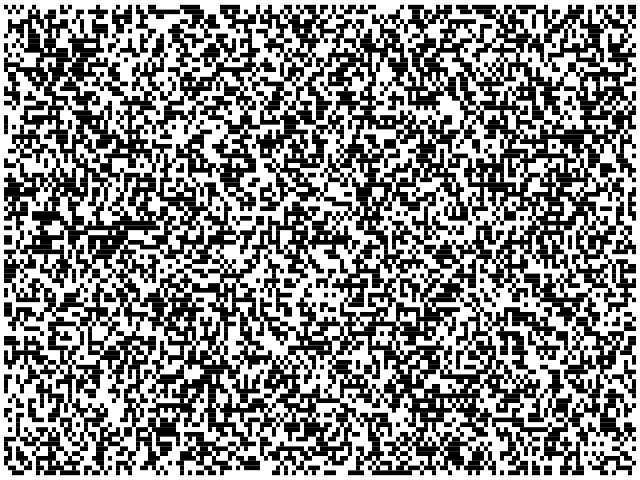
Frame 1 (no input)
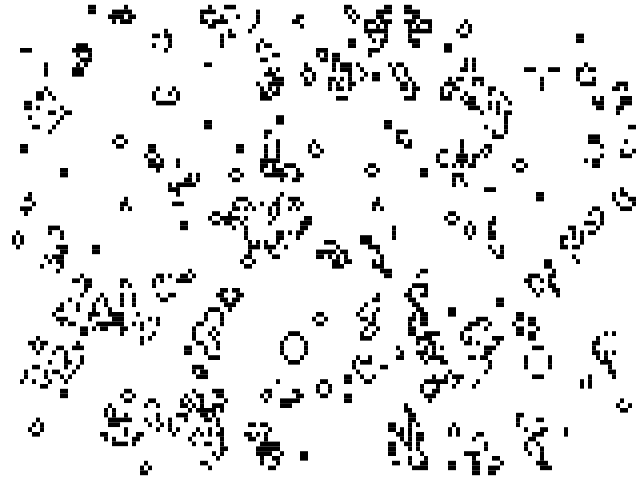
Frame 60 (the mouse pressed at the canvas centre just before this capture)
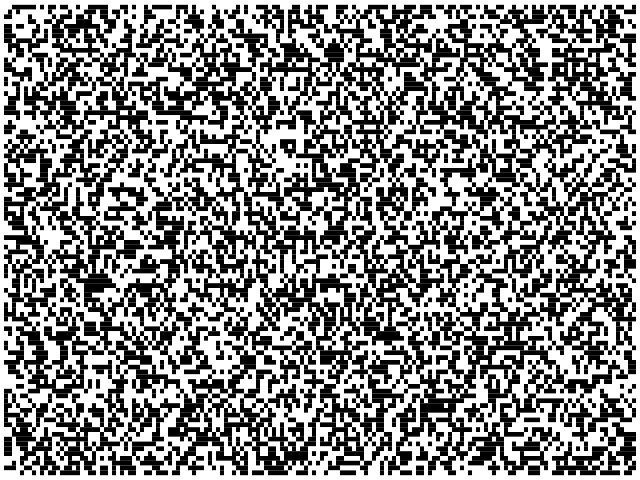
Frame 120 (the mouse held since frame 60 and released just before this capture)

The Processing sketch that drew these frames (run headless with seeded random() and noise(); from frame 60 on, the mouse is pressed at the canvas centre):

// Processing sketch: processing_101382
// ── processing_101382.pde

// Implementation of Conway's Game of Life,
// written by Jakob Thomsen
// (see http://en.wikipedia.org/wiki/Conway's_Game_of_Life)

int count_x;
int count_y;

boolean grid[][][];

int current;

void init_random()
{
  current = 0;

  grid = new boolean[count_x][count_y][2];
  for (int row = 1; row < count_y - 1; row++)
  {
    for (int col = 1; col < count_x - 1; col++)
    {
      grid[col][row][0] = (random(1.0) >= 0.5);
    }
  }
}

void setup()
{
  size(640, 480);
  count_x = 160;
  count_y = 100;
  
  init_random();
}

void draw()
{
  background(255);
  float size_x = float(width) / float(count_x);
  float size_y = float(height) / float(count_y);
  for (int row = 1; row < count_y - 1; row++)
  {
    for (int col = 1; col < count_x - 1; col++)
    {
      int sum = 0;
      sum = sum + (grid[col + 1][row    ][current] ? 1 : 0);
      sum = sum + (grid[col + 1][row + 1][current] ? 1 : 0);
      sum = sum + (grid[col    ][row + 1][current] ? 1 : 0);
      sum = sum + (grid[col - 1][row + 1][current] ? 1 : 0);
      sum = sum + (grid[col - 1][row    ][current] ? 1 : 0);
      sum = sum + (grid[col - 1][row - 1][current] ? 1 : 0);
      sum = sum + (grid[col    ][row - 1][current] ? 1 : 0);
      sum = sum + (grid[col + 1][row - 1][current] ? 1 : 0);

      grid[col][row][1 - current] = grid[col][row][current];

      if (sum < 2 | sum > 3)
      {
        grid[col][row][1 - current] = false;
      }

      if (sum == 3)
      {
        grid[col][row][1 - current] = true;
      }

      float x = float(col) / float(count_x);
      float y = float(row) / float(count_y);

      if (grid[col][row][current])
      { 
        fill(0);
      } 
      else
      { 
        fill(255);
      }

      noStroke();
      rect(col * size_x, row * size_y, size_x, size_y);
    }
  }

  current = 1 - current;
  
  if(mousePressed)
  {
    init_random();
  }
}
